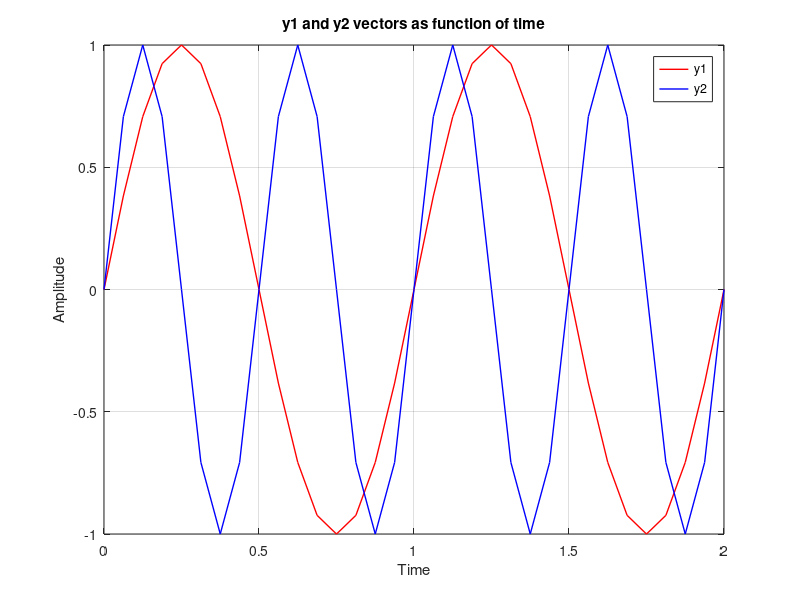
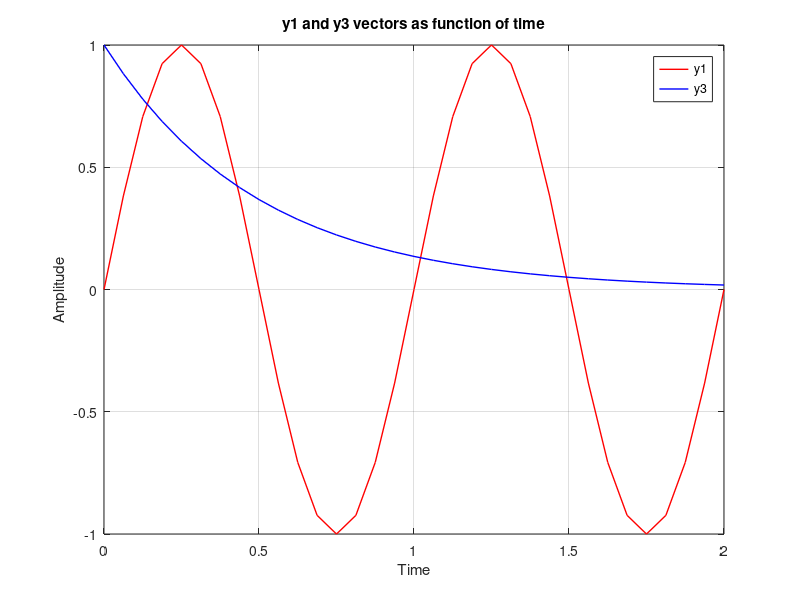
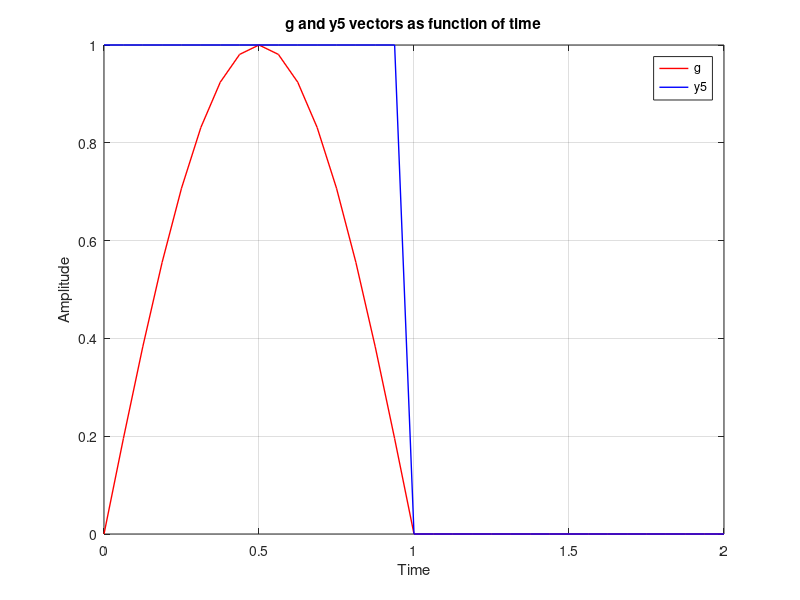

Source code (MATLAB) for these figures, in order:
%% ADC Lab Assignment #2

%% Problem #1

%%
t = 0:1/16:2;

y1 = sin(2*pi*t)';
y2 = sin(4*pi*t)';
y3 = exp(-2*t)';
y4 = cos(2*pi*t)';

%%
lsq1 = dot(y1,y1)
lsq2 = dot(y2,y2)
lsq3 = dot(y3,y3)
lsq4 = dot(y4,y4)

%% Problem #2

%%
figure
plot(t,y1,'r','Linewidth',1)
hold
grid
plot(t,y2,'b','Linewidth',1)
xlabel('Time');
ylabel('Amplitude')
title('y1 and y2 vectors as function of time')
legend('y1','y2')

%%
d = dot(y1,y2)

%%
figure
plot(t,y1,'r','Linewidth',1)
hold
grid
plot(t,y3,'b','Linewidth',1)
xlabel('Time');
ylabel('Amplitude')
title('y1 and y3 vectors as function of time')
legend('y1','y3')

%%
d = dot(y1,y3)

%% Problem #3

%%
d = dot(y1,y4)

%% Problem #4

%%
t_ = 0:1/16:1;
g1 = sin(pi*t_)';
g2 = zeros(1,16)';
g = vertcat(g1,g2);
figure
plot(t,g,'r','Linewidth',1)
hold
grid
y1 = (ones(1,16)*1)';
y2 = zeros(1,17)';
y5 = vertcat(y1,y2);
plot(t,y5,'b','Linewidth',1)
xlabel('Time');
ylabel('Amplitude')
title('g and y5 vectors as function of time')
legend('g','y5')

%%
c = dot(g,y5)/dot(y5,y5)
g = c*y5;

%% Problem #5

%%
t = 0:1/16:1;
x = sin(2*pi*t)';
g1 = sin(4*pi*t)';
g2 = (-sin(2*pi*t))';
g3 = (ones(1,17)*0.707)';
g4a = (ones(1,9)*0.707)';
g4b = (ones(1,8)*-0.707)';
g4 = vertcat(g4a,g4b);

%%
c1 = corrcoef(x,g1)
c1_ = dot(g1,x)/(norm(g1)*norm(x))
c2 = corrcoef(x,g2)
c2_ = dot(g2,x)/(norm(g2)*norm(x))
c3 = corrcoef(x,g3)
c3_ = dot(g3,x)/(norm(g3)*norm(x))
c4 = corrcoef(x,g4)
c4_ = dot(g4,x)/(norm(g4)*norm(x))

%%
% Made by: Muhammad Abdullah (2015-EE-166)